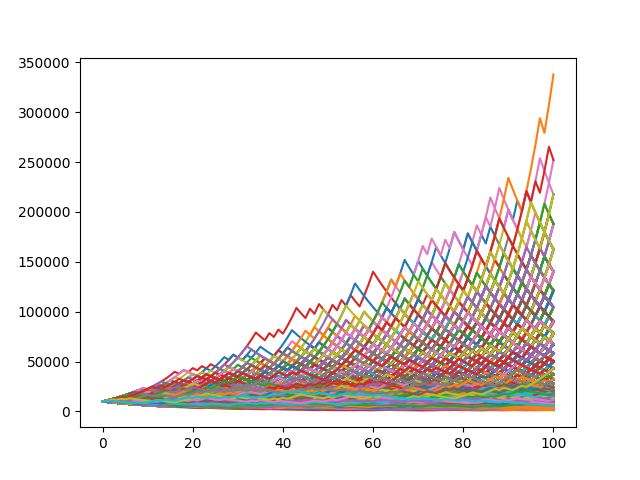

Python code for this plot:
#!/usr/bin/env python3

#Write a Python script to calculate the probability of a trader being profitable after 100 trades, given a
#40% win rate with winners 2x the size of losers. Include Monte Carlo simulation with 10,000 iterations and
#visualize the distribution of outcomes. Output should include both the probability of profitability and
#expected value.

import random
import matplotlib.pyplot as plt


def flip_biased_coin():
    return random.random() < 0.4

def run():
    capital = [10000]
    for each in range(100):
        coinflip = flip_biased_coin()
        if coinflip == True:
            capital.append(capital[-1] * 1.1)
        elif coinflip == False:
            capital.append(capital[-1] * 0.95)

    return capital


runs = [run() for each in range(10000)]

count = sum(1 for lst in runs if lst[-1] > 10000)

print(f"Profitability Probability: {count/len(runs)}")
expectation = 0.4 * 100 - 0.6 * 50
print(expectation)
for each in runs:
    plt.plot(each)

#plt.show()
plt.savefig("monte_carlo.png")
